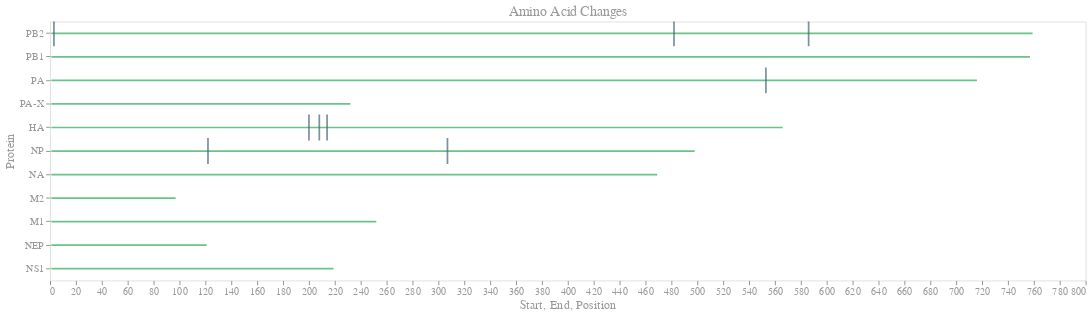

The code cell stored with this chart in its notebook:
### Code cell
# Visualize protein changes

protein_lengths = {protein: len(seq) for protein, seq in reference_proteins.items()}
segment_lines = pd.DataFrame([(protein, 1, length) for protein, length in protein_lengths.items()],
                             columns=['Protein', 'Start', 'End'])

protein_order = ['PB2', 'PB1', 'PA', 'PA-X', 'HA', 'NP', 'NA', 'M2', 'M1', 'NEP', 'NS1']

base_protein = alta.Chart(protein_changes_df).encode(
    x='Position:Q',
    y=alta.Y('Protein:N', sort=protein_order),
    tooltip=['Protein', 'Position', 'Ref_aa', 'Alt_aa']
)

protein_chart = base_protein.mark_tick(color='#436574', thickness=2, size=30, orient='vertical')

segment_line_chart = alta.Chart(segment_lines).mark_rule(color='#6BC38A').encode(
    x='Start:Q',
    x2='End:Q',
    y=alta.Y('Protein:N', sort=protein_order),
    size=alta.value(2)
)

final_protein_chart = segment_line_chart + protein_chart

final_protein_chart.properties(
    title='Amino Acid Changes',
    width=1200,
    height=300
).configure_title(
    fontSize=16,
    fontWeight='normal',
    anchor='middle',
    color='#999999',
    font='Arial'
).configure_axis(
    labelFontSize=12,
    titleFontSize=14,
    labelFont='Arial',
    titleFont='Arial',
    titleFontWeight='normal',
    labelFontWeight='normal',
    titleColor='#999999',
    labelColor='#999999',
    grid=False,
    domain=False
).interactive()

### Figure 1 — Vega-Lite specification as saved in the notebook (floating-point values rounded to 4 significant figures)
{"config": {"view": {"continuousWidth": 400, "continuousHeight": 300}, "axis": {"domain": false, "grid": false, "labelColor": "#999999", "labelFont": "Arial", "labelFontSize": 12, "labelFontWeight": "normal", "titleColor": "#999999", "titleFont": "Arial", "titleFontSize": 14, "titleFontWeight": "normal"}, "title": {"anchor": "middle", "color": "#999999", "font": "Arial", "fontSize": 16, "fontWeight": "normal"}}, "layer": [{"data": {"name": "data-43fdf4118fcc9a82f703b6d7ce1e7b07"}, "mark": {"type": "rule", "color": "#6BC38A"}, "encoding": {"size": {"value": 2}, "x": {"field": "Start", "type": "quantitative"}, "x2": {"field": "End"}, "y": {"field": "Protein", "sort": ["PB2", "PB1", "PA", "PA-X", "HA", "NP", "NA", "M2", "M1", "NEP", "NS1"], "type": "nominal"}}, "selection": {"selector019": {"type": "interval", "bind": "scales", "encodings": ["x", "y"]}}}, {"data": {"name": "data-3ead298c4b2e2122a621a396c0b1a825"}, "mark": {"type": "tick", "color": "#436574", "orient": "vertical", "size": 30, "thickness": 2}, "encoding": {"tooltip": [{"field": "Protein", "type": "nominal"}, {"field": "Position", "type": "quantitative"}, {"field": "Ref_aa", "type": "nominal"}, {"field": "Alt_aa", "type": "nominal"}], "x": {"field": "Position", "type": "quantitative"}, "y": {"field": "Protein", "sort": ["PB2", "PB1", "PA", "PA-X", "HA", "NP", "NA", "M2", "M1", "NEP", "NS1"], "type": "nominal"}}}], "height": 300, "title": "Amino Acid Changes", "width": 1200, "$schema": "https://vega.github.io/schema/vega-lite/v4.17.0.json", "datasets": {"data-43fdf4118fcc9a82f703b6d7ce1e7b07": [{"Protein": "PB2", "Start": 1, "End": 759}, {"Protein": "PB1", "Start": 1, "End": 757}, {"Protein": "PA", "Start": 1, "End": 716}, {"Protein": "PA-X", "Start": 1, "End": 232}, {"Protein": "HA", "Start": 1, "End": 566}, {"Protein": "NP", "Start": 1, "End": 498}, {"Protein": "NA", "Start": 1, "End": 469}, {"Protein": "M2", "Start": 1, "End": 97}, {"Protein": "M1", "Start": 1, "End": 252}, {"Protein": "NEP", "Start": 1, "End": 121}, {"Protein": "NS1", "Start": 1, "End": 219}], "data-3ead298c4b2e2122a621a396c0b1a825": [{"Protein": "PB2", "Position": 3, "Ref_aa": "R", "Alt_aa": "K"}, {"Protein": "PB2", "Position": 482, "Ref_aa": "K", "Alt_aa": "R"}, {"Protein": "PB2", "Position": 586, "Ref_aa": "K", "Alt_aa": "R"}, {"Protein": "PA", "Position": 553, "Ref_aa": "A", "Alt_aa": "G"}, {"Protein": "HA", "Position": 200, "Ref_aa": "S", "Alt_aa": "P"}, {"Protein": "HA", "Position": 208, "Ref_aa": "L", "Alt_aa": "I"}, {"Protein": "HA", "Position": 214, "Ref_aa": "A", "Alt_aa": "T"}, {"Protein": "NP", "Position": 122, "Ref_aa": "L", "Alt_aa": "Q"}, {"Protein": "NP", "Position": 307, "Ref_aa": "L", "Alt_aa": "I"}]}}
